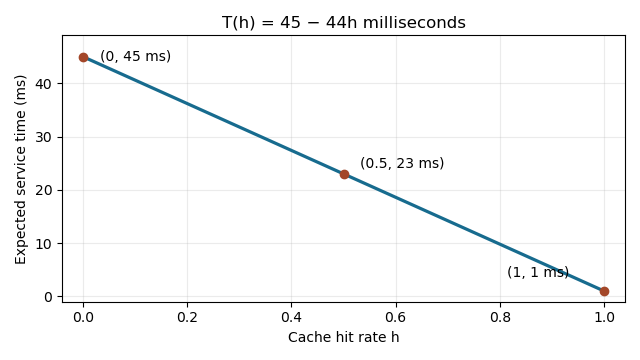

Recreate this plot in Python.
"""Plot expected cache service time; save the PNG in cwd."""
from pathlib import Path
import matplotlib
matplotlib.use('Agg')
import matplotlib.pyplot as plt

def main():
    fig,ax=plt.subplots(figsize=(6.4,3.6),dpi=100,facecolor='white')
    ax.plot([0,1],[45,1],lw=2.3,color='#176b8e')
    for h,t,offset in [(0,45,(12,-3)),(.5,23,(12,4)),(1,1,(-70,10))]:
        ax.plot(h,t,'o',color='#a34729');ax.annotate(f'({h:g}, {t:g} ms)',(h,t),xytext=offset,textcoords='offset points',fontsize=10)
    ax.set_xlim(-.04,1.04);ax.set_ylim(-1,49);ax.set_xlabel('Cache hit rate h');ax.set_ylabel('Expected service time (ms)');ax.set_title('T(h) = 45 − 44h milliseconds');ax.grid(alpha=.25)
    fig.tight_layout();fig.savefig(Path.cwd()/'digital-resit-cache-latency.png',facecolor='white',transparent=False);plt.close(fig)
if __name__ == '__main__': main()
